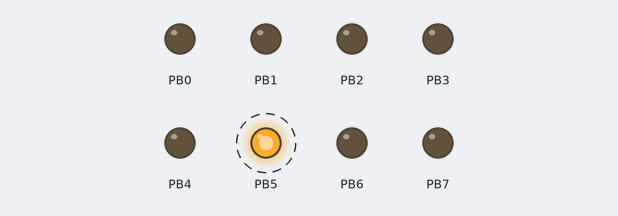
The program below on a simulated ATmega328P, built with avr-gcc and emulated at 16 MHz. On the bench: output pins drawn as LEDs (lit = HIGH). Dashed ring = blinking.

Above: at 0.05 s.
Timing chart, 0 to 3.0 s (numbered marks = the images above):
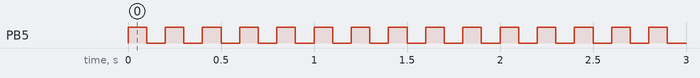

The program:

main.c
```c
/*
 * lab1 task 2.c
 *
 * Created: 12/12/2021 2:07:54 PM
 * Author : AEGON
 */
// thsi is our main file here we will do code things
//now lets build the code

#include <avr/io.h>// this header file is responsible for input output port on chip
#define F_CPU 16000000 // we are using atmega328p with 16 mhz frequency
#include <util/delay.h>// for delay we need this header file cause we need to blink the led so for blinking we need some delay


int main(void)

	{

		DDRB=0b11111111;

		while(1)

		{

			PORTB=0b00100000; // we are making bit5 as high count to left from like this this  0 0 1 0 0 0 0 0
																					//		   7 6 5 4 3 2 1 0 bits
			_delay_ms(100);

			PORTB=0b00000000;

			_delay_ms(100);

		}

	}

	//just to save time and you can find very detail tutoiral on my blog    https://mendupmindcode.blogspot.com/2021/12/introduction-to-development-tools-and.html ///
```

Measured:
- by itself, PB5: alternates HIGH for 0.10 s and LOW for 0.10 s
